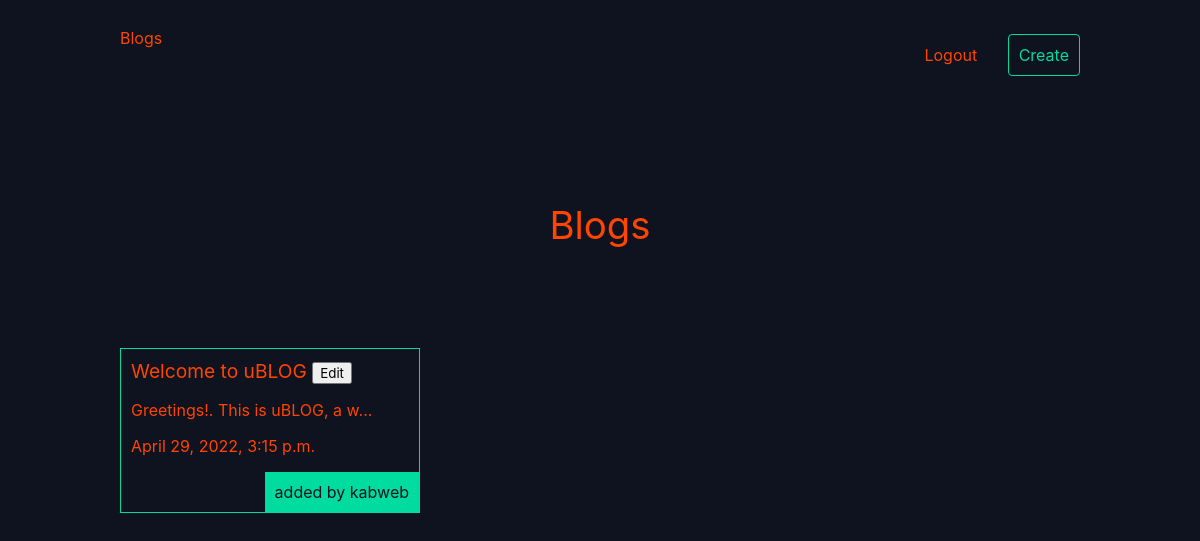
The page /blogs/ (signed in) on the database its author committed.
### blogs/models.py (models this page shows, shortened)
class Blog(models.Model):
    title = models.CharField(max_length=100)
    slug = models.SlugField()
    body = models.TextField()
    date = models.DateTimeField(auto_now_add=True)
    thumb = models.ImageField(default='default.png', blank=True)
    author = models.ForeignKey(User, default=None, on_delete=models.CASCADE)
    def snippet(self):
        return self.body[:30] + '...'

### blogs/views.py (the view)
# urls.py: path('blogs/', include('blogs.urls')),
def blogs(request):
    blogs = Blog.objects.all().order_by('date')
    return render(request, 'blogs/blogs.html', { 'blogs': blogs })

### blogs/templates/blogs/blogs.html
{% extends 'base.html' %}
{% block content %}
    <h1>Blogs</h1>
    <div class="blogs">
        {% for blog in blogs %}
            <div class="blog">
                <a href="{% url 'blogs:blog' slug=blog.slug %}">
                    <h2>
                        {{ blog.title }}
                        {% if user.is_authenticated and user == blog.author %}
                            <button type="submit">Edit</button>
                        {% endif %}
                    </h2>
                </a>
                <p>{{ blog.snippet }}</p>
                <p>{{ blog.date }}</p>
                <p class="author">added by {{ blog.author }}</p>
            </div>
        {% endfor %}
    </div>
{% endblock %}

### assets/styles.css (style rules this page uses)
body { background-color: #0f121f; color: orangered; }
body * { font-family: -apple-system, BlinkMacSystemFont, 'Segoe UI', Roboto, Oxygen, Ubuntu, Cantarell, 'Open Sans', 'Helvetica Neue', sans-serif; }
h1, h2, h3, h4, h5 { font-weight: normal; margin: 0; }
a, a:hover, a:visited { color: orangered; text-decoration: none; }
div.wrapper h1 { text-align: center; margin: 100px auto; font-size: 2.4em; }
.blogs { display: grid; grid-template-columns: 1fr 1fr 1fr; grid-gap: 30px; }
.blog { padding: 10px; border: 1px solid #00dba0; position: relative; padding-bottom: 40px; }
.blog h2 { font-size: 1.2em; }
.blog .author { padding: 10px; background: #00dba0; position: absolute; right: 0; bottom: 0; margin: 0; color: #0f121f; }

### rows shown on the page
Blog: title "Welcome to uBLOG", shows "Edit", snippet "Greetings!. This is uBLOG, a w...", date "April 29, 2022, 3:15 p.m.", author "kabweb"
